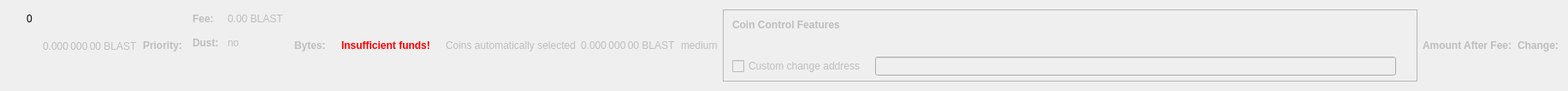
    <widget class="QWidget" name="dummyHideWidget" native="true">
     <property name="maximumSize">
      <size>
       <width>100</width>
       <height>22</height>
      </size>
     </property>
     <layout class="QHBoxLayout" name="dummyHideLayout">
      <item>
       <layout class="QFormLayout" name="formLayoutCoinControl1">
        <property name="horizontalSpacing">
         <number>10</number>
        </property>
        <property name="verticalSpacing">
         <number>14</number>
        </property>
        <property name="leftMargin">
         <number>10</number>
        </property>
        <property name="topMargin">
         <number>4</number>
        </property>
        <property name="rightMargin">
         <number>6</number>
        </property>
        <item row="0" column="1">
         <widget class="QLabel" name="labelCoinControlBytes">
          <property name="cursor">
           <cursorShape>IBeamCursor</cursorShape>
          </property>
          <property name="contextMenuPolicy">
           <enum>Qt::ActionsContextMenu</enum>
          </property>
          <property name="text">
           <string notr="true">0</string>
          </property>
          <property name="textInteractionFlags">
           <set>Qt::LinksAccessibleByMouse|Qt::TextSelectableByKeyboard|Qt::TextSelectableByMouse</set>
          </property>
         </widget>
        </item>
       </layout>
      </item>
      <item>
       <widget class="QLabel" name="labelCoinControlAfterFee">
        <property name="enabled">
         <bool>false</bool>
        </property>
        <property name="sizePolicy">
         <sizepolicy hsizetype="Fixed" vsizetype="Fixed">
          <horstretch>0</horstretch>
          <verstretch>0</verstretch>
         </sizepolicy>
        </property>
        <property name="minimumSize">
         <size>
          <width>111</width>
          <height>12</height>
         </size>
        </property>
        <property name="maximumSize">
         <size>
          <width>111</width>
          <height>12</height>
         </size>
        </property>
        <property name="cursor">
         <cursorShape>IBeamCursor</cursorShape>
        </property>
        <property name="contextMenuPolicy">
         <enum>Qt::ActionsContextMenu</enum>
        </property>
        <property name="text">
         <string notr="true">0.000 000 00 BLAST</string>
        </property>
        <property name="textInteractionFlags">
         <set>Qt::LinksAccessibleByMouse|Qt::TextSelectableByKeyboard|Qt::TextSelectableByMouse</set>
        </property>
       </widget>
      </item>
      <item>
       <widget class="QLabel" name="labelCoinControlPriorityText">
        <property name="enabled">
         <bool>false</bool>
        </property>
        <property name="font">
         <font>
          <weight>75</weight>
          <bold>true</bold>
         </font>
        </property>
        <property name="text">
         <string>Priority:</string>
        </property>
       </widget>
      </item>
      <item>
       <layout class="QHBoxLayout" name="horizontalLayout"/>
      </item>
      <item>
       <layout class="QFormLayout" name="formLayoutCoinControl3">
        <property name="horizontalSpacing">
         <number>10</number>
        </property>
        <property name="verticalSpacing">
         <number>14</number>
        </property>
        <property name="leftMargin">
         <number>6</number>
        </property>
        <property name="topMargin">
         <number>4</number>
        </property>
        <property name="rightMargin">
         <number>6</number>
        </property>
        <item row="0" column="0">
         <widget class="QLabel" name="labelCoinControlFeeText">
          <property name="enabled">
           <bool>false</bool>
          </property>
          <property name="font">
           <font>
            <weight>75</weight>
            <bold>true</bold>
           </font>
          </property>
          <property name="text">
           <string>Fee:</string>
          </property>
          <property name="margin">
           <number>0</number>
          </property>
         </widget>
        </item>
        <item row="0" column="1">
         <widget class="QLabel" name="labelCoinControlFee">
          <property name="enabled">
           <bool>false</bool>
          </property>
          <property name="cursor">
           <cursorShape>IBeamCursor</cursorShape>
          </property>
          <property name="contextMenuPolicy">
           <enum>Qt::ActionsContextMenu</enum>
          </property>
          <property name="text">
           <string notr="true">0.00 BLAST</string>
          </property>
          <property name="textInteractionFlags">
           <set>Qt::LinksAccessibleByMouse|Qt::TextSelectableByKeyboard|Qt::TextSelectableByMouse</set>
          </property>
         </widget>
        </item>
        <item row="1" column="0">
         <widget class="QLabel" name="labelCoinControlLowOutputText">
          <property name="enabled">
           <bool>false</bool>
          </property>
          <property name="font">
           <font>
            <weight>75</weight>
            <bold>true</bold>
           </font>
          </property>
          <property name="text">
           <string>Dust:</string>
          </property>
         </widget>
        </item>
        <item row="1" column="1">
         <widget class="QLabel" name="labelCoinControlLowOutput">
          <property name="enabled">
           <bool>false</bool>
          </property>
          <property name="cursor">
           <cursorShape>IBeamCursor</cursorShape>
          </property>
          <property name="contextMenuPolicy">
           <enum>Qt::ActionsContextMenu</enum>
          </property>
          <property name="text">
           <string>no</string>
          </property>
          <property name="textInteractionFlags">
           <set>Qt::LinksAccessibleByMouse|Qt::TextSelectableByKeyboard|Qt::TextSelectableByMouse</set>
          </property>
         </widget>
        </item>
       </layout>
      </item>
      <item>
       <widget class="QLabel" name="labelCoinControlBytesText">
        <property name="enabled">
         <bool>false</bool>
        </property>
        <property name="font">
         <font>
          <weight>75</weight>
          <bold>true</bold>
         </font>
        </property>
        <property name="text">
         <string>Bytes:</string>
        </property>
       </widget>
      </item>
      <item>
       <layout class="QFormLayout" name="formLayoutCoinControl2">
        <property name="horizontalSpacing">
         <number>10</number>
        </property>
        <property name="verticalSpacing">
         <number>14</number>
        </property>
        <property name="leftMargin">
         <number>6</number>
        </property>
        <property name="topMargin">
         <number>4</number>
        </property>
        <property name="rightMargin">
         <number>6</number>
        </property>
       </layout>
      </item>
      <item>
       <layout class="QHBoxLayout" name="horizontalLayoutCoinControl2">
        <property name="spacing">
         <number>8</number>
        </property>
        <property name="bottomMargin">
         <number>10</number>
        </property>
       </layout>
      </item>
      <item>
       <widget class="QLabel" name="labelCoinControlInsuffFunds">
        <property name="enabled">
         <bool>false</bool>
        </property>
        <property name="minimumSize">
         <size>
          <width>0</width>
          <height>0</height>
         </size>
        </property>
        <property name="font">
         <font>
          <weight>75</weight>
          <bold>true</bold>
         </font>
        </property>
        <property name="styleSheet">
         <string notr="true">color:red;font-weight:bold;</string>
        </property>
        <property name="text">
         <string>Insufficient funds!</string>
        </property>
        <property name="margin">
         <number>5</number>
        </property>
       </widget>
      </item>
      <item>
       <layout class="QFormLayout" name="formLayoutCoinControl4">
        <property name="horizontalSpacing">
         <number>10</number>
        </property>
        <property name="verticalSpacing">
         <number>14</number>
        </property>
        <property name="leftMargin">
         <number>6</number>
        </property>
        <property name="topMargin">
         <number>4</number>
        </property>
        <property name="rightMargin">
         <number>6</number>
        </property>
       </layout>
      </item>
      <item>
       <widget class="QLabel" name="labelCoinControlAutomaticallySelected">
        <property name="enabled">
         <bool>false</bool>
        </property>
        <property name="sizePolicy">
         <sizepolicy hsizetype="Fixed" vsizetype="Fixed">
          <horstretch>0</horstretch>
          <verstretch>0</verstretch>
         </sizepolicy>
        </property>
        <property name="minimumSize">
         <size>
          <width>0</width>
          <height>0</height>
         </size>
        </property>
        <property name="maximumSize">
         <size>
          <width>240</width>
          <height>16777215</height>
         </size>
        </property>
        <property name="text">
         <string>Coins automatically selected</string>
        </property>
        <property name="margin">
         <number>5</number>
        </property>
       </widget>
      </item>
      <item>
       <widget class="QLabel" name="labelCoinControlChange">
        <property name="enabled">
         <bool>false</bool>
        </property>
        <property name="sizePolicy">
         <sizepolicy hsizetype="Fixed" vsizetype="Fixed">
          <horstretch>0</horstretch>
          <verstretch>0</verstretch>
         </sizepolicy>
        </property>
        <property name="minimumSize">
         <size>
          <width>111</width>
          <height>0</height>
         </size>
        </property>
        <property name="maximumSize">
         <size>
          <width>111</width>
          <height>16777215</height>
         </size>
        </property>
        <property name="cursor">
         <cursorShape>IBeamCursor</cursorShape>
        </property>
        <property name="contextMenuPolicy">
         <enum>Qt::ActionsContextMenu</enum>
        </property>
        <property name="text">
         <string notr="true">0.000 000 00 BLAST</string>
        </property>
        <property name="textInteractionFlags">
         <set>Qt::LinksAccessibleByMouse|Qt::TextSelectableByKeyboard|Qt::TextSelectableByMouse</set>
        </property>
       </widget>
      </item>
      <item>
       <widget class="QLabel" name="labelCoinControlPriority">
        <property name="enabled">
         <bool>false</bool>
        </property>
        <property name="cursor">
         <cursorShape>IBeamCursor</cursorShape>
        </property>
        <property name="contextMenuPolicy">
         <enum>Qt::ActionsContextMenu</enum>
        </property>
        <property name="text">
         <string>medium</string>
        </property>
        <property name="textInteractionFlags">
         <set>Qt::LinksAccessibleByMouse|Qt::TextSelectableByKeyboard|Qt::TextSelectableByMouse</set>
        </property>
       </widget>
      </item>
      <item>
       <widget class="QFrame" name="frameCoinControl">
        <property name="sizePolicy">
         <sizepolicy hsizetype="Expanding" vsizetype="Expanding">
          <horstretch>0</horstretch>
          <verstretch>0</verstretch>
         </sizepolicy>
        </property>
        <property name="maximumSize">
         <size>
          <width>16777215</width>
          <height>16777215</height>
         </size>
        </property>
        <property name="frameShape">
         <enum>QFrame::StyledPanel</enum>
        </property>
        <property name="frameShadow">
         <enum>QFrame::Sunken</enum>
        </property>
        <layout class="QVBoxLayout" name="verticalLayoutCoinControl2_2">
         <property name="spacing">
          <number>0</number>
         </property>
         <property name="leftMargin">
          <number>0</number>
         </property>
         <property name="topMargin">
          <number>0</number>
         </property>
         <property name="rightMargin">
          <number>0</number>
         </property>
         <property name="bottomMargin">
          <number>6</number>
         </property>
         <item>
          <layout class="QVBoxLayout" name="verticalLayoutCoinControl" stretch="0,0,0,1">
           <property name="spacing">
            <number>0</number>
           </property>
           <property name="leftMargin">
            <number>10</number>
           </property>
           <property name="topMargin">
            <number>10</number>
           </property>
           <item>
            <layout class="QHBoxLayout" name="horizontalLayoutCoinControl1">
             <property name="bottomMargin">
              <number>15</number>
             </property>
             <item>
              <widget class="QLabel" name="labelCoinControlFeatures">
               <property name="enabled">
                <bool>false</bool>
               </property>
               <property name="sizePolicy">
                <sizepolicy hsizetype="Preferred" vsizetype="Maximum">
                 <horstretch>0</horstretch>
                 <verstretch>0</verstretch>
                </sizepolicy>
               </property>
               <property name="font">
                <font>
                 <weight>75</weight>
                 <bold>true</bold>
                </font>
               </property>
               <property name="styleSheet">
                <string notr="true">font-weight:bold;</string>
               </property>
               <property name="text">
                <string>Coin Control Features</string>
               </property>
              </widget>
             </item>
            </layout>
           </item>
           <item>
            <widget class="QWidget" name="widgetCoinControl" native="true">
             <property name="sizePolicy">
              <sizepolicy hsizetype="Preferred" vsizetype="Preferred">
               <horstretch>0</horstretch>
               <verstretch>0</verstretch>
              </sizepolicy>
             </property>
             <property name="minimumSize">
              <size>
               <width>0</width>
               <height>0</height>
              </size>
             </property>
             <property name="styleSheet">
              <string notr="true"/>
             </property>
             <layout class="QHBoxLayout" name="horizontalLayoutCoinControl5_2">
              <property name="leftMargin">
               <number>0</number>
              </property>
              <property name="topMargin">
               <number>0</number>
              </property>
              <property name="rightMargin">
               <number>0</number>
              </property>
              <property name="bottomMargin">
               <number>0</number>
              </property>
              <item>
               <layout class="QHBoxLayout" name="horizontalLayoutCoinControl3">
                <property name="spacing">
                 <number>20</number>
                </property>
                <property name="topMargin">
                 <number>0</number>
                </property>
                <property name="bottomMargin">
                 <number>10</number>
                </property>
               </layout>
              </item>
             </layout>
            </widget>
           </item>
           <item>
            <layout class="QHBoxLayout" name="horizontalLayoutCoinControl4" stretch="0,0,0">
             <property name="spacing">
              <number>12</number>
             </property>
             <property name="sizeConstraint">
              <enum>QLayout::SetDefaultConstraint</enum>
             </property>
             <property name="topMargin">
              <number>5</number>
             </property>
             <property name="rightMargin">
              <number>5</number>
             </property>
             <item>
              <widget class="QCheckBox" name="checkBoxCoinControlChange">
               <property name="enabled">
                <bool>false</bool>
               </property>
               <property name="toolTip">
                <string>If this is activated, but the change address is empty or invalid, change will be sent to a newly generated address.</string>
               </property>
               <property name="text">
                <string>Custom change address</string>
               </property>
              </widget>
             </item>
             <item>
              <widget class="QValidatedLineEdit" name="lineEditCoinControlChange">
               <property name="enabled">
                <bool>false</bool>
               </property>
               <property name="sizePolicy">
                <sizepolicy hsizetype="Expanding" vsizetype="Fixed">
                 <horstretch>0</horstretch>
                 <verstretch>0</verstretch>
                </sizepolicy>
               </property>
              </widget>
             </item>
             <item>
              <widget class="QLabel" name="labelCoinControlChangeLabel_2">
               <property name="sizePolicy">
                <sizepolicy hsizetype="Preferred" vsizetype="Expanding">
                 <horstretch>0</horstretch>
                 <verstretch>0</verstretch>
                </sizepolicy>
               </property>
               <property name="minimumSize">
                <size>
                 <width>0</width>
                 <height>0</height>
                </size>
               </property>
               <property name="text">
                <string/>
               </property>
               <property name="margin">
                <number>3</number>
               </property>
              </widget>
             </item>
            </layout>
           </item>
           <item>
            <spacer name="verticalSpacerCoinControl">
             <property name="orientation">
              <enum>Qt::Vertical</enum>
             </property>
             <property name="sizeHint" stdset="0">
              <size>
               <width>800</width>
               <height>1</height>
              </size>
             </property>
            </spacer>
           </item>
          </layout>
         </item>
        </layout>
       </widget>
      </item>
      <item>
       <widget class="QLabel" name="labelCoinControlAfterFeeText">
        <property name="enabled">
         <bool>false</bool>
        </property>
        <property name="minimumSize">
         <size>
          <width>0</width>
          <height>0</height>
         </size>
        </property>
        <property name="maximumSize">
         <size>
          <width>16777215</width>
          <height>16777215</height>
         </size>
        </property>
        <property name="font">
         <font>
          <weight>75</weight>
          <bold>true</bold>
         </font>
        </property>
        <property name="text">
         <string>Amount After Fee:</string>
        </property>
        <property name="alignment">
         <set>Qt::AlignLeading|Qt::AlignLeft|Qt::AlignVCenter</set>
        </property>
        <property name="margin">
         <number>0</number>
        </property>
       </widget>
      </item>
      <item>
       <widget class="QLabel" name="labelCoinControlChangeText">
        <property name="enabled">
         <bool>false</bool>
        </property>
        <property name="sizePolicy">
         <sizepolicy hsizetype="Preferred" vsizetype="Preferred">
          <horstretch>0</horstretch>
          <verstretch>0</verstretch>
         </sizepolicy>
        </property>
        <property name="minimumSize">
         <size>
          <width>0</width>
          <height>0</height>
         </size>
        </property>
        <property name="maximumSize">
         <size>
          <width>16777215</width>
          <height>16777215</height>
         </size>
        </property>
        <property name="font">
         <font>
          <weight>75</weight>
          <bold>true</bold>
         </font>
        </property>
        <property name="text">
         <string>Change:</string>
        </property>
        <property name="alignment">
         <set>Qt::AlignLeading|Qt::AlignLeft|Qt::AlignVCenter</set>
        </property>
       </widget>
      </item>
     </layout>
    </widget>
